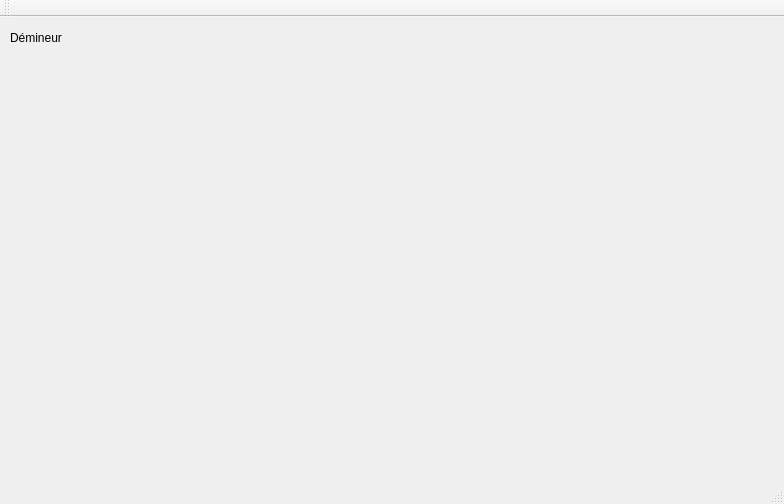
<?xml version="1.0" encoding="UTF-8"?>
<ui version="4.0">
 <class>projet_je_sais_pasClass</class>
 <widget class="QMainWindow" name="projet_je_sais_pasClass">
  <property name="geometry">
   <rect>
    <x>0</x>
    <y>0</y>
    <width>784</width>
    <height>504</height>
   </rect>
  </property>
  <property name="windowTitle">
   <string>projet_je_sais_pas</string>
  </property>
  <widget class="QWidget" name="centralWidget">
   <widget class="QLabel" name="label">
    <property name="geometry">
     <rect>
      <x>10</x>
      <y>10</y>
      <width>71</width>
      <height>21</height>
     </rect>
    </property>
    <property name="text">
     <string>Démineur</string>
    </property>
   </widget>
   <widget class="QWidget" name="gridLayoutWidget">
    <property name="geometry">
     <rect>
      <x>90</x>
      <y>40</y>
      <width>621</width>
      <height>401</height>
     </rect>
    </property>
    <layout class="QGridLayout" name="gridLayout"/>
   </widget>
  </widget>
  <widget class="QMenuBar" name="menuBar">
   <property name="geometry">
    <rect>
     <x>0</x>
     <y>0</y>
     <width>784</width>
     <height>22</height>
    </rect>
   </property>
  </widget>
  <widget class="QToolBar" name="mainToolBar">
   <attribute name="toolBarArea">
    <enum>TopToolBarArea</enum>
   </attribute>
   <attribute name="toolBarBreak">
    <bool>false</bool>
   </attribute>
  </widget>
  <widget class="QStatusBar" name="statusBar"/>
 </widget>
 <layoutdefault spacing="6" margin="11"/>
 <resources>
  <include location="projet_je_sais_pas.qrc"/>
 </resources>
 <connections/>
</ui>
